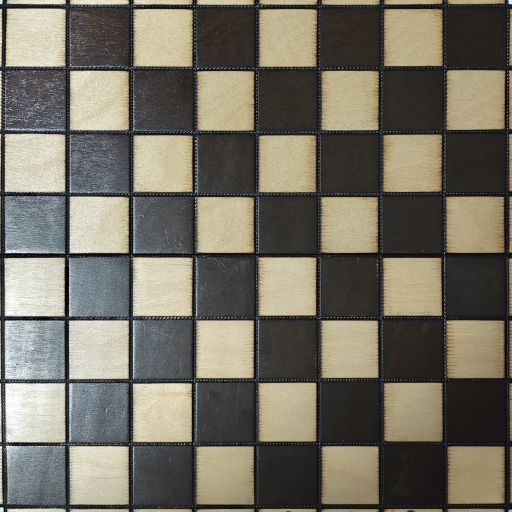
#> input picture synth_pieces/board_texture.png, 1024 x 1024 px (shown at 1/2 size); its folder holds only this picture in this run
$ python clean_piece_textures.py ../synth_pieces/board_texture.png
#> lines starting #> are read from the running program, lines starting #| are printed output that depends on the picture; after the words box and inside, x2 and y2 are one past the last pixel; in counts of white or black regions, pixels touching at a corner belong together
#> in process, bgr is the input picture: shape (1024, 1024, 3); mean B, G, R 99.3, 111.9, 116.2
"""Bereinigt eingebrannte Glanzlichter + weiße Schnipsel aus den Figuren-Scan-Texturen.

Die Photogrammetrie-Texturen (synth_pieces/<piece>/<var>.png) haben vom Scan-Licht
eingebrannte Specular-Highlights (helle, oft cyan-weiße Streifen — v. a. auf den glänzenden
schwarzen Figuren) und kleine weiße Artefakt-Schnipsel. Beides ist im Render als falscher
Glanz/Fleck sichtbar. Dieser Schritt zieht Highlights auf den diffusen Grundton herunter,
entsättigt sie (Glanz ist farblos) und übermalt (inpaint) die weißen Schnipsel.

Nicht-destruktiv: das Original wird EINMALIG nach <stem>_raw.png gesichert; danach wird
<stem>.png durch die bereinigte Version ersetzt. `--preview` schreibt stattdessen nur
<stem>_clean.png (Original unangetastet) zum Ansehen.

    uv run python synth/clean_piece_textures.py --preview synth_pieces/bN/v1.png
    uv run python synth/clean_piece_textures.py --all        # alle, mit Backup, in place
"""

from __future__ import annotations

import argparse
import glob
import os
import shutil

import cv2
import numpy as np


def clean_texture(bgr: np.ndarray, spec_thr: float = 10.0,
                  speck_L: int = 185, speck_S: int = 30) -> np.ndarray:
#> called with spec_thr = 10, speck_L = 185, speck_S = 30
    lab = cv2.cvtColor(bgr, cv2.COLOR_BGR2LAB).astype(np.float32)
    L, A, B = lab[:, :, 0], lab[:, :, 1], lab[:, :, 2]
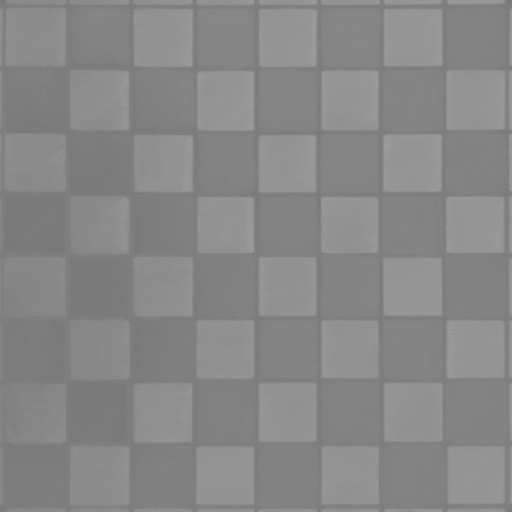
#> B: shape (1024, 1024) float32 (shown at 1/2 size); min 117, max 158, mean 135.2

    # Diffuser Grundton (ohne Highlights): Median auf kleiner Skala, dann hochskaliert.
    small = cv2.resize(L, (256, 256), interpolation=cv2.INTER_AREA).astype(np.uint8)
    base_s = cv2.medianBlur(small, 21).astype(np.float32)
    baseL = cv2.resize(base_s, (L.shape[1], L.shape[0]), interpolation=cv2.INTER_LINEAR)

    # Highlights = L deutlich über Grundton → weich herunterziehen.
    over = np.clip(L - baseL - spec_thr, 0, None)
    L2 = L - over * 0.95
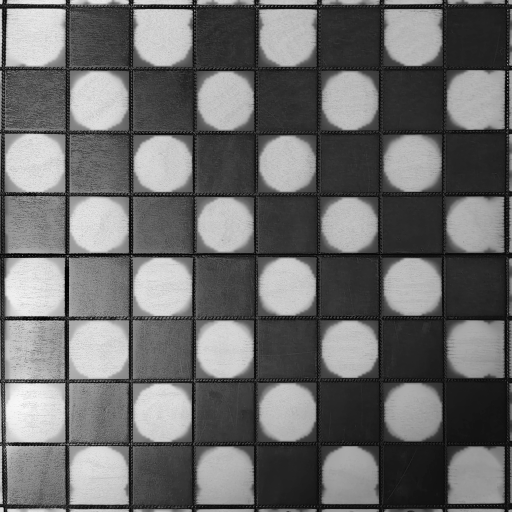
#> L2: shape (1024, 1024) float32 (shown at 1/2 size); min 0, max 248.8, mean 108.3
    # Glanz ist farblos → Chroma der starken Highlights Richtung neutral ziehen.
    hl = np.clip(over / 40.0, 0, 1)
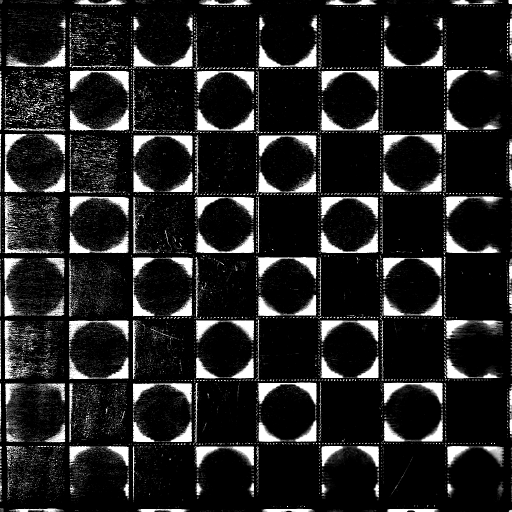
#> hl: shape (1024, 1024) float32 (shown at 1/2 size); min 0, max 1, mean 0.132
    A2 = 128 + (A - 128) * (1 - 0.6 * hl)
    B2 = 128 + (B - 128) * (1 - 0.6 * hl)

    lab2 = np.clip(np.stack([L2, A2, B2], axis=2), 0, 255).astype(np.uint8)
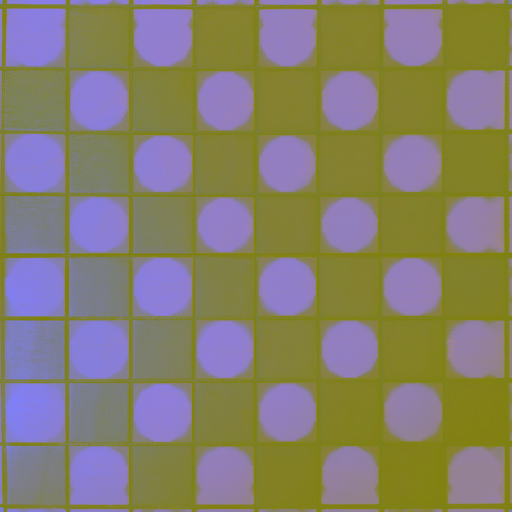
#> lab2: shape (1024, 1024, 3) (shown at 1/2 size); mean of channels 0, 1, 2 108.2, 127.6, 134.1; drawn as B, G, R
    out = cv2.cvtColor(lab2, cv2.COLOR_LAB2BGR)

    # Weiße Schnipsel: hell + wenig Chroma → Maske, leicht wachsen, inpainten.
    sat = np.sqrt((A - 128) ** 2 + (B - 128) ** 2)
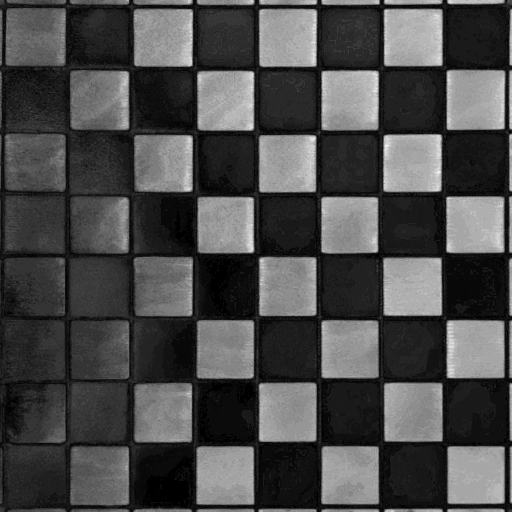
#> sat: shape (1024, 1024) float32 (shown at 1/2 size); min 0, max 30.59, mean 8.9; drawn with min black and max white
    speck = ((L > speck_L) & (sat < speck_S)).astype(np.uint8) * 255
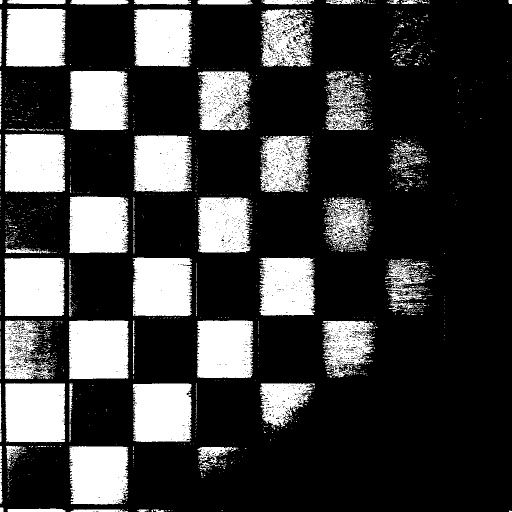
#> speck: shape (1024, 1024) (shown at 1/2 size); 25.4% white; 1896 white regions (1760 under 20 px), largest, box (x1, y1, x2, y2) and area: (10, 766, 130, 885) 13776, (9, 516, 129, 632) 13610, (138, 641, 257, 759) 13590
    speck = cv2.dilate(speck, np.ones((3, 3), np.uint8), iterations=1)
#> speck: shape (1024, 1024); 31.2% white; 534 white regions (370 under 20 px), largest, box (x1, y1, x2, y2) and area: (9, 765, 131, 886) 14368, (9, 267, 131, 386) 14265, (137, 640, 258, 760) 14213
    if speck.any():
        out = cv2.inpaint(out, speck, 3, cv2.INPAINT_TELEA)
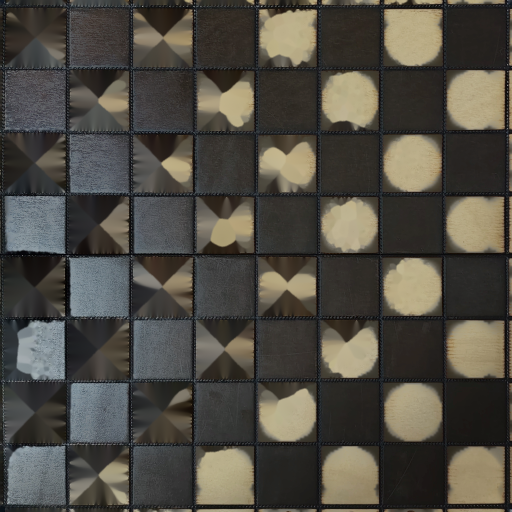
#> out: shape (1024, 1024, 3) (shown at 1/2 size); mean B, G, R 67.7, 75.9, 79.4
    return out


def source_of(path: str) -> str:
    """Das Original, falls schon eines gesichert wurde — sonst die Datei selbst."""
    stem, ext = os.path.splitext(path)
    raw = f"{stem}_raw{ext}"
    return raw if os.path.exists(raw) else path


def process(path: str, preview: bool) -> None:
    stem, ext = os.path.splitext(path)
    # Immer vom Original rechnen: ein zweiter Lauf reinigte sonst das schon Gereinigte und zog
    # 1,5 % der Pixel um bis zu 9 Graustufen weiter (gemessen auf `synth_pieces/bN/v2.png`).
    bgr = cv2.imread(source_of(path))
    if bgr is None:
        print(f"skip (unreadable): {path}")
        return
    cleaned = clean_texture(bgr)
    if preview:
        cv2.imwrite(f"{stem}_clean{ext}", cleaned)
        print(f"preview -> {stem}_clean{ext}")
    else:
        raw = f"{stem}_raw{ext}"
        if not os.path.exists(raw):
            shutil.copyfile(path, raw)      # Original EINMALIG sichern
        cv2.imwrite(path, cleaned)
        print(f"cleaned in place -> {path}  (Original: {raw})")


def main() -> None:
    ap = argparse.ArgumentParser()
    ap.add_argument("paths", nargs="*", help="Textur-PNG(s).")
    ap.add_argument("--preview", action="store_true", help="Nur <stem>_clean.png schreiben (Original bleibt).")
    ap.add_argument("--all", action="store_true", help="Alle synth_pieces/*/v*.png (ohne _raw/_clean/_preview).")
    a = ap.parse_args()
    paths = list(a.paths)
    if a.all:
        for p in glob.glob("synth_pieces/*/*.png"):
            b = os.path.basename(p)
            if any(t in b for t in ("_raw", "_clean", "_preview", "board_texture")):
                continue
            paths.append(p)
    for p in paths:
        process(p, a.preview)


if __name__ == "__main__":
    main()
